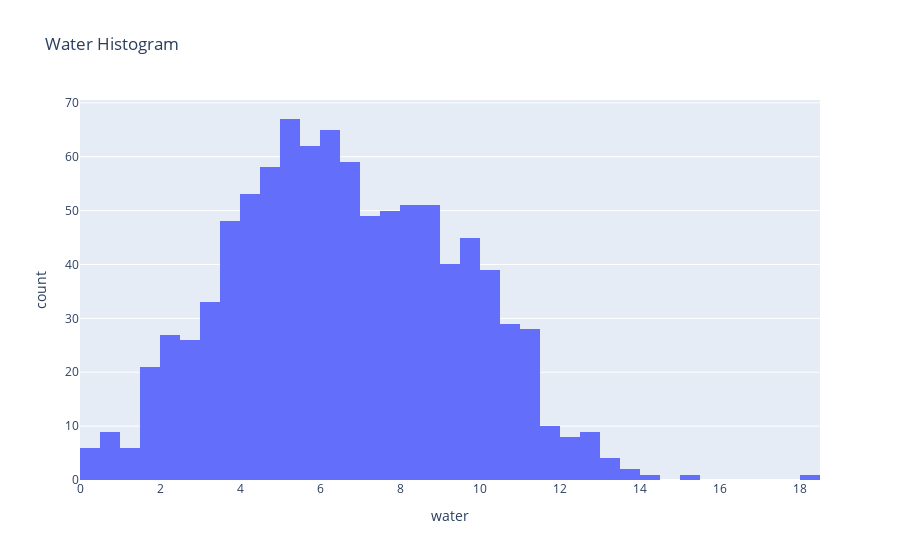

The code cell stored with this chart in its notebook:
### Code cell
fig = px.histogram(df, x="water", title="Water Histogram")
fig.show()

### Figure 1 — Plotly figure (JSON) as saved in the notebook; plotly's stock layout.template omitted (floating-point values rounded to 4 significant figures; data arrays with more than 128 entries replaced by an {"elided": "..."} marker saying what was removed)
{"data": [{"alignmentgroup": "True", "bingroup": "x", "hovertemplate": "water=%{x}<br>count=%{y}<extra></extra>", "legendgroup": "", "marker": {"color": "#636efa", "pattern": {"shape": ""}}, "name": "", "offsetgroup": "", "orientation": "v", "showlegend": false, "type": "histogram", "x": {"elided": "1000 float values"}, "xaxis": "x", "yaxis": "y"}], "layout": {"barmode": "relative", "legend": {"tracegroupgap": 0}, "title": {"text": "Water Histogram"}, "xaxis": {"anchor": "y", "domain": [0, 1], "title": {"text": "water"}}, "yaxis": {"anchor": "x", "domain": [0, 1], "title": {"text": "count"}}}}
